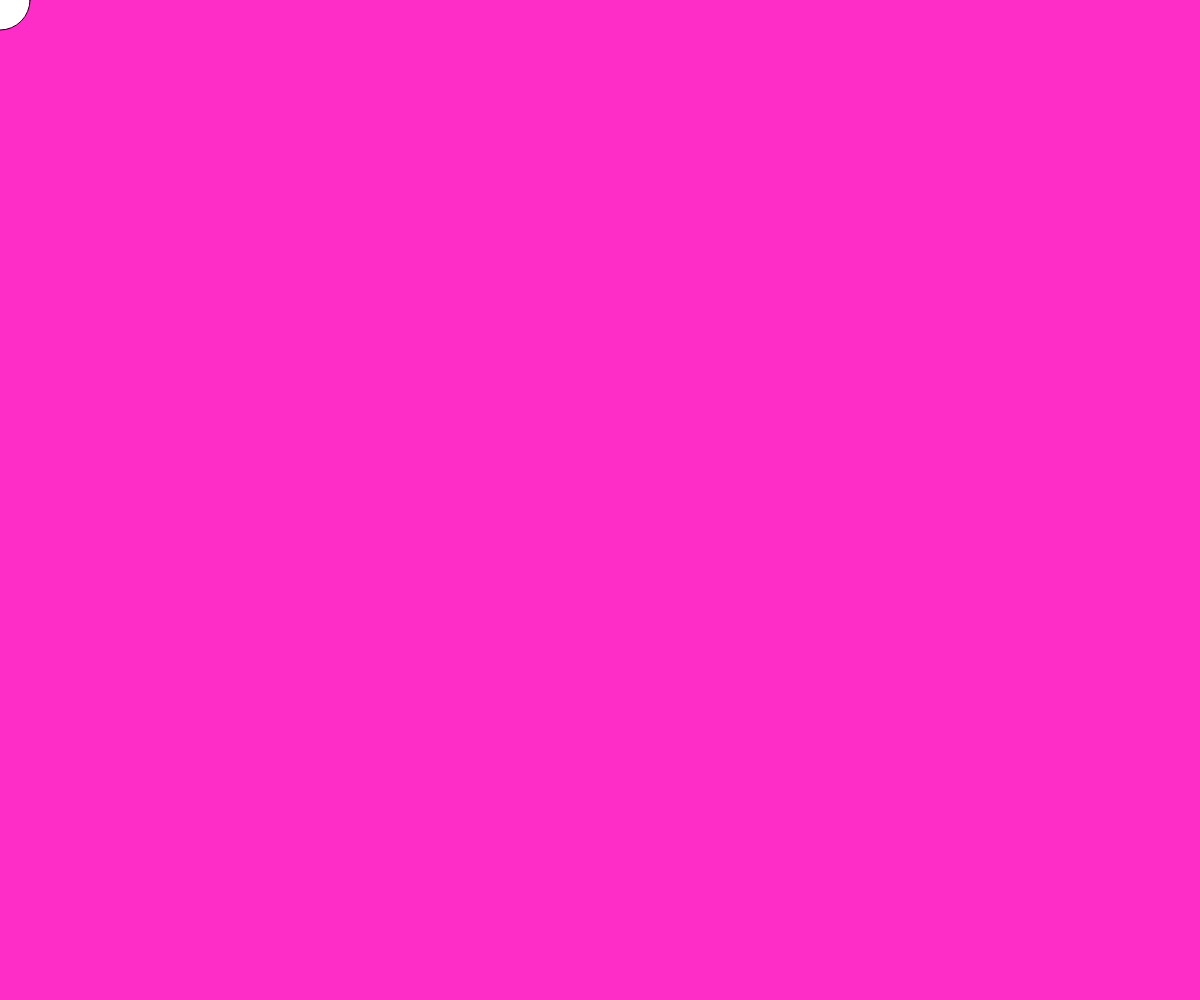
Frame 1 (no input)
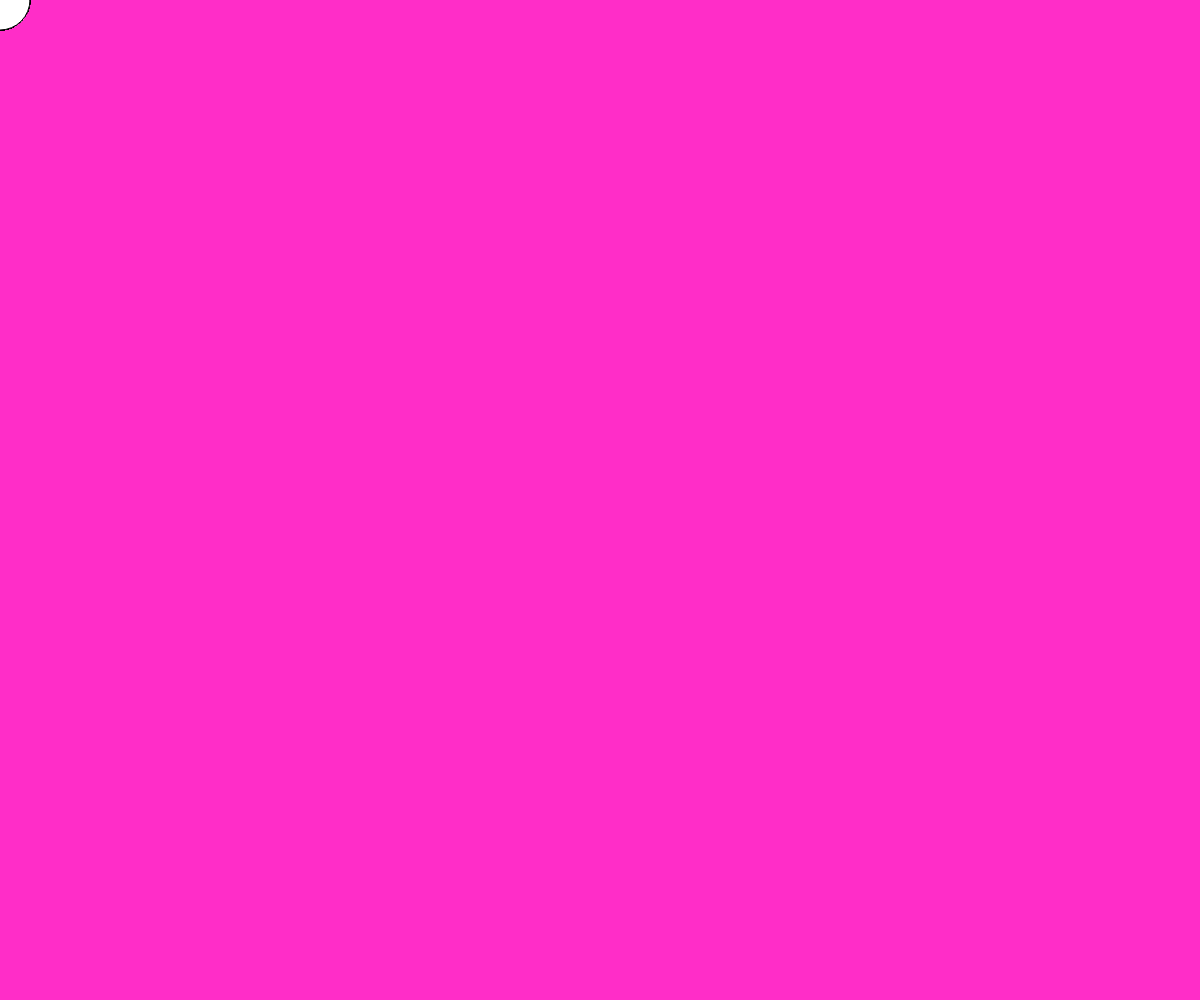
Frame 60 (no input)
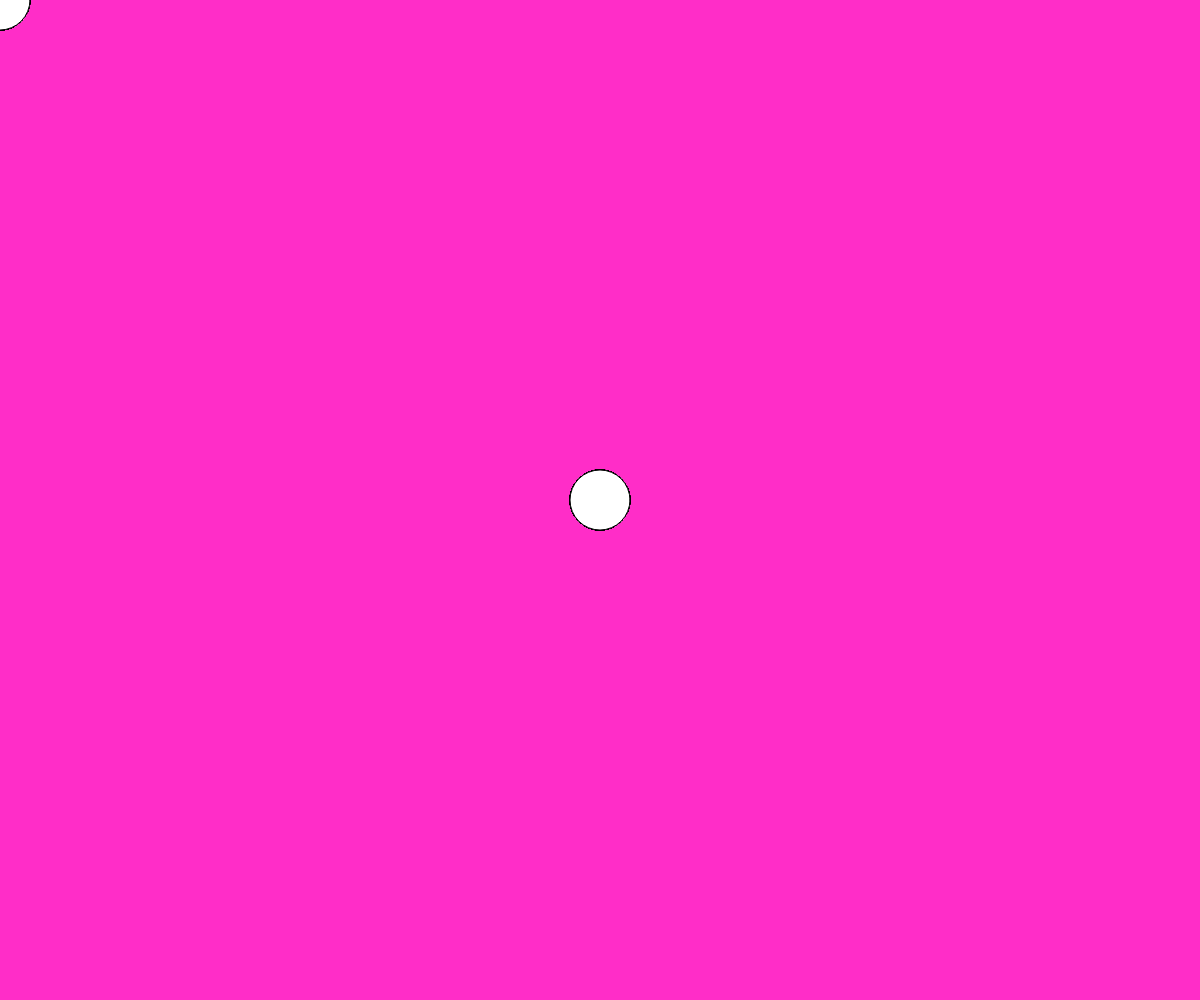
Frame 120 (the mouse pressed at the canvas centre since frame 60)

The p5.js sketch that drew these frames (run headless with seeded random() and noise() and a simulated clock; from frame 60 on, the mouse is pressed at the canvas centre):

// p5.js sketch
// ── sketch.js
function setup() {
  createCanvas(windowWidth, windowHeight);
  background(255, 45, 200);
}

function draw() {
  circle(mouseX, mouseY, 60);
}
